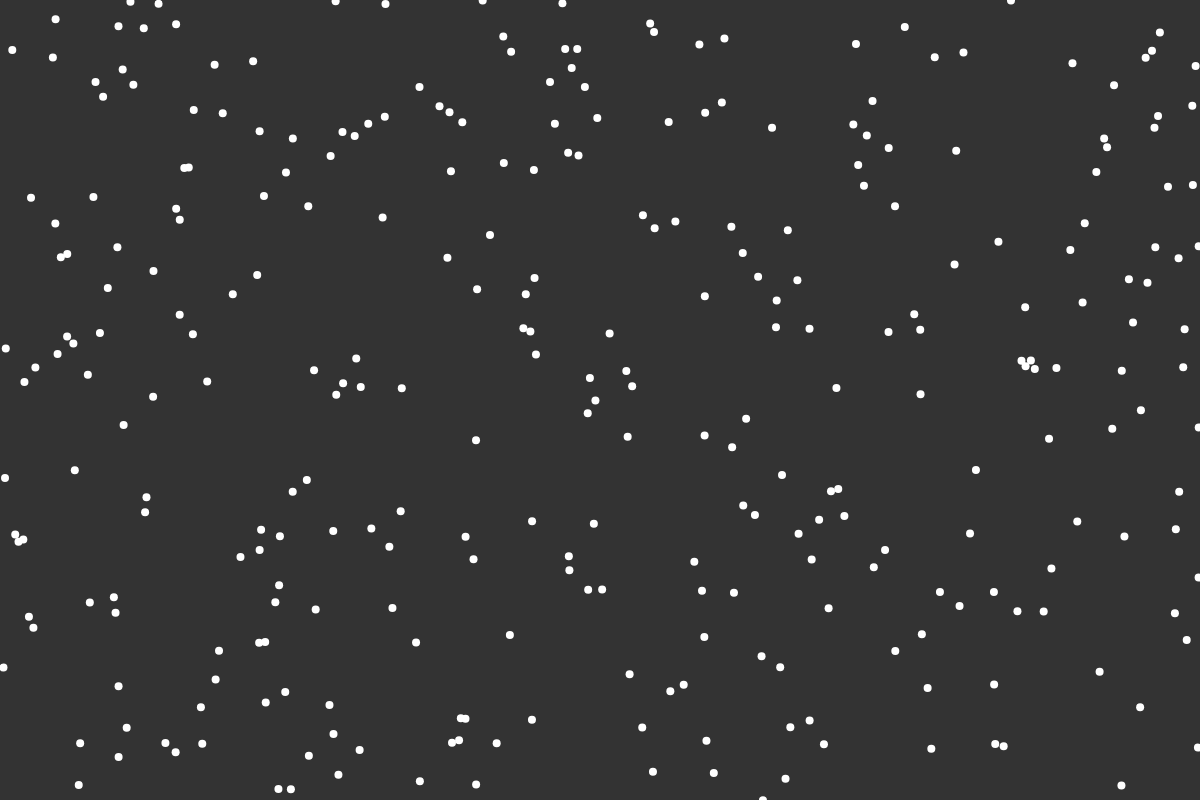
Frame 1 (no input)
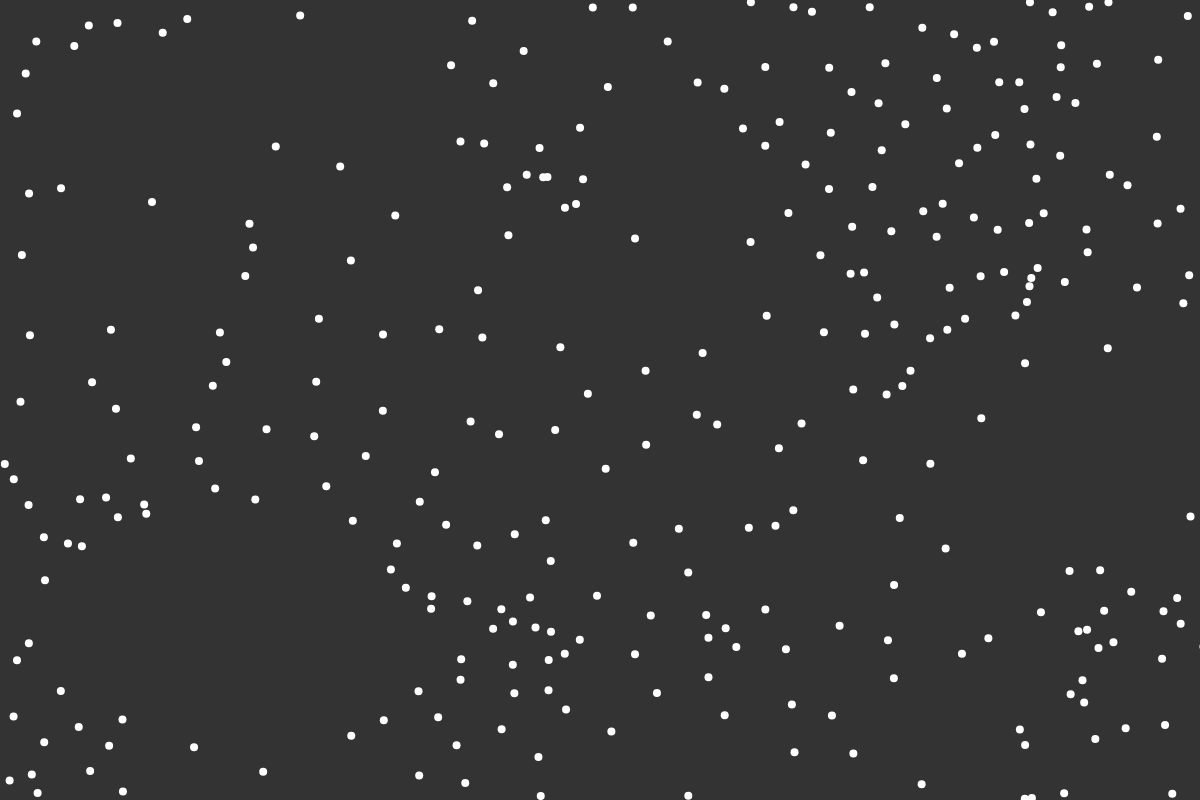
Frame 60 (no input)
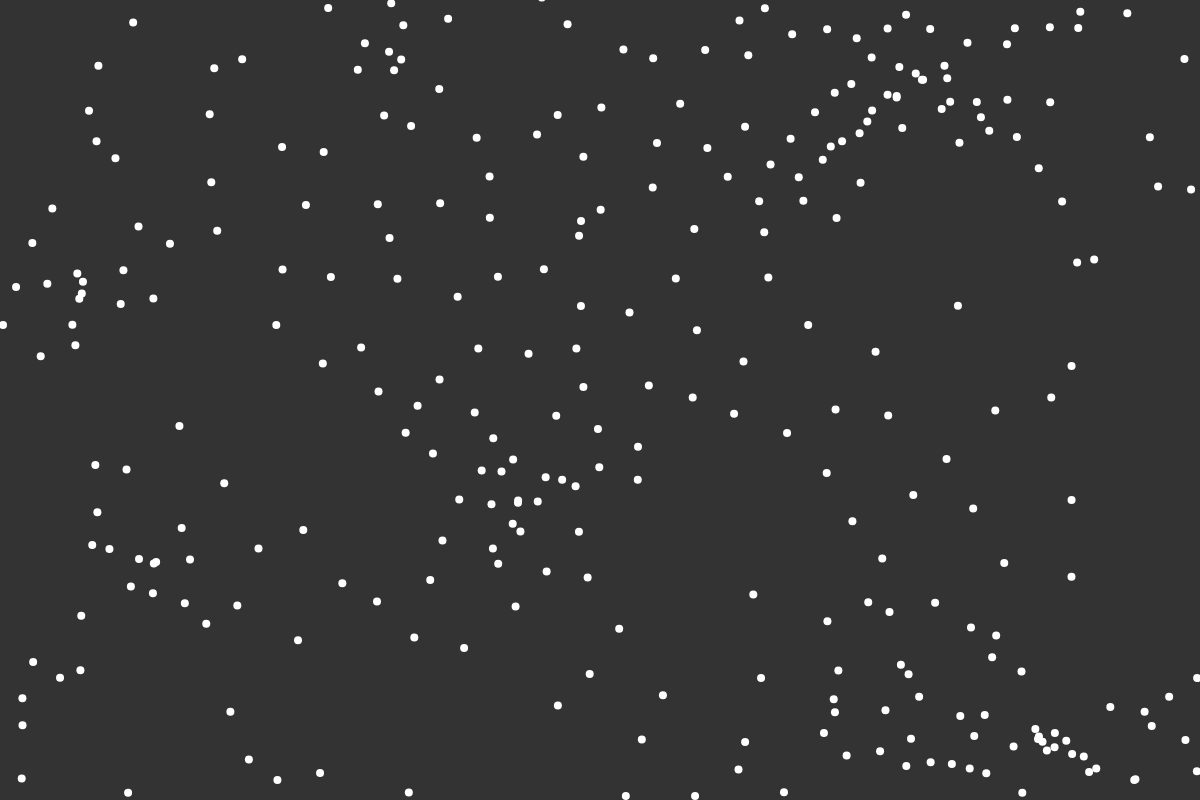
Frame 120 (the mouse pressed at the canvas centre since frame 60)

The p5.js sketch that drew these frames (run headless with seeded random() and noise() and a simulated clock; from frame 60 on, the mouse is pressed at the canvas centre):

// p5.js sketch
// ── sketch.js
class Flock {
  constructor() {
    this.boids = [];
    this.prevBoidSnapShot = [];
  }
  run() {
    for (let boid of this.boids) {
      boid.edges();
      this.prevBoidSnapShot = this.boids;
      boid.calculateFlockFactor(this.prevBoidSnapShot, 120);
      boid.move();
      boid.show();
    }
  }

  add(count){
    for (let i = 0; i < count; i++) {
      this.boids.push(new Boid());
    }
  }
}

let alignmentSlider, cohesionSlider, separationSlider;
let alignmentText, cohesionText, separationText;
let flock;

function setup() {
  createCanvas(1200, 800);
  alignmentSlider = createSlider(0, 5, 1, 0.1);
  alignmentText = createDiv("Alignment Slider");
  cohesionSlider = createSlider(0, 5, 1, 0.1);
  cohesionText = createDiv("Cohesion Slider");
  separationSlider = createSlider(0, 5, 1, 0.1);
  separationText = createDiv("separation Slider");
  flock = new Flock();
  flock.add(300);
}

function draw() {
  background(51);
  flock.run();
}
// ── boid.js
class Boid {
    constructor() {
        this.position = createVector(random(width), random(height));
        this.velocity = p5.Vector.random2D();
        this.velocity.setMag(random(0.5, 1.5));
        this.acceleration = createVector();
        this.maxForce = 1;
        this.maxSpeed = 5;
    }

    edges() {
        if (this.position.x > width) {
            this.position.x = 0
        } else if (this.position.x < 0) {
            this.position.x = width;
        }

        if (this.position.y > height) {
            this.position.y = 0
        } else if (this.position.y < 0) {
            this.position.y = height;
        }
    }

    align(boids, perceptionRadius) {
        let steering = createVector();
        let total = 0;
        for(let other of boids){
            let d = dist(this.position.x, this.position.y, other.position.x, other.position.y);
            if (other != this && d < perceptionRadius) {
                steering.add(other.velocity);
                total++;
            }
        }
        if (total != 0) {
            steering.div(total);
            steering.setMag(this.maxSpeed);
            steering.sub(this.velocity);
            steering.limit(this.maxForce);
        }
        return steering;
    }

    cohesion(boids, perceptionRadius) {
        let steering = createVector();
        let total = 0;
        for(let other of boids){
            let d = dist(this.position.x, this.position.y, other.position.x, other.position.y);
            if (other != this && d < perceptionRadius) {
                steering.add(other.position);
                total++;
            }
        }
        if (total != 0) {
            steering.div(total);
            steering.sub(this.position);
            steering.setMag(this.maxSpeed);
            steering.sub(this.velocity);
            steering.limit(this.maxForce);
        }
        return steering;
    }

    separation(boids, perceptionRadius) {
        let steering = createVector();
        let total = 0;
        for(let other of boids){
            let d = dist(this.position.x, this.position.y, other.position.x, other.position.y);
            if (other != this && d < perceptionRadius) {
                let diff = p5.Vector.sub(this.position, other.position);
                diff.div(d);
                steering.add(diff);
                total++;
            }
        }
        if (total != 0) {
            steering.div(total);
            steering.setMag(this.maxSpeed);
            steering.sub(this.velocity);
            steering.limit(this.maxForce);
        }
        return steering;
    }

    calculateFlockFactor(boids, perceptionRadius) {
        let alignFactor = this.align(boids, perceptionRadius);
        let cohesionFactor = this.cohesion(boids, perceptionRadius);
        let separationFactor = this.separation(boids, perceptionRadius);

        alignFactor.mult(alignmentSlider.value());
        cohesionFactor.mult(cohesionSlider.value());
        separationFactor.mult(separationSlider.value());

        this.acceleration.add(alignFactor);
        this.acceleration.add(cohesionFactor);
        this.acceleration.add(separationFactor);
    }

    move() {
        this.position.add(this.velocity);
        this.velocity.add(this.acceleration);
        this.velocity.limit(this.maxSpeed);
        this.acceleration.mult(0);
    }

    show() {
        strokeWeight(8);
        stroke(255);
        point(this.position.x, this.position.y);
    }
}
